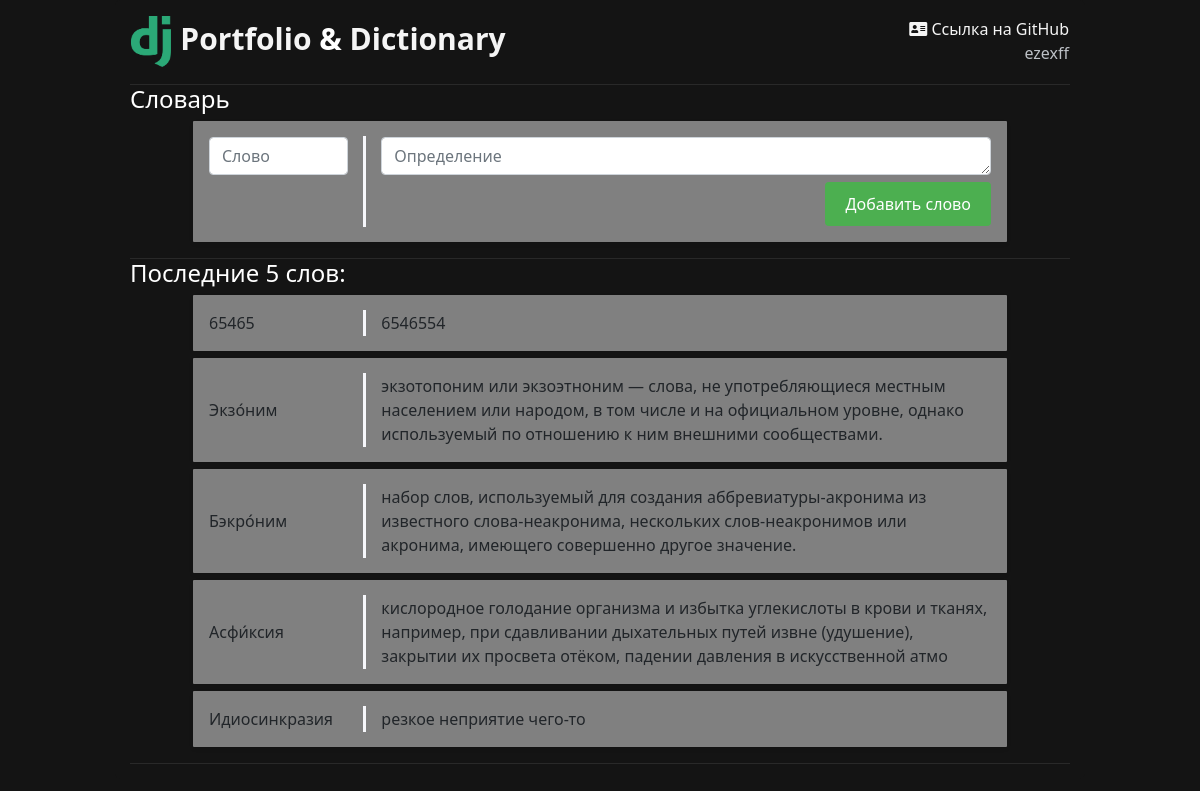
Page /dictionary/ on the committed database.
### myfirst/apps/dictionary/models.py (models this page shows, shortened)
class Card(models.Model):
    word = models.CharField('слово', max_length = 50)
    definition = models.CharField('определение', max_length = 200)
    pub_date = models.DateTimeField('дата публикации', default=now, editable=False)
    class Meta:
        verbose_name = 'Слово'
        verbose_name_plural = 'Слова'

### myfirst/apps/dictionary/views.py (the view, shortened to what this page needs)
# urls.py: path('', views.cards, name = 'cards'),
def cards(request):
    error = ''
    form = CardForm()
    latest_cards_list = Card.objects.order_by('-pub_date')[:5]
    data = {
        'form': form,
        'error': error,
        'latest_cards_list': latest_cards_list
    }
    return render(request, 'dictionary/cards.html', data)

### myfirst/apps/dictionary/forms.py
class CardForm(ModelForm):
    class Meta:
        model = Card
        fields = ['word', 'definition']
        widgets = {
            "word": TextInput(attrs={
                'class': 'form-control',
                'placeholder': 'Слово'
            }),
            "definition": Textarea(attrs={
                'class': 'form-control',
                'placeholder': 'Определение',
                'rows': 1,
            }),
        }

### myfirst/templates/dictionary/cards.html (shortened to what this page needs)
{% extends 'base.html' %} {% block title %}{{dictionary.dictionary_title}}{% endblock %} {% block content %}
<hr>
<h1>Словарь</h1>
<div class="card_container">
    <form method="POST">
        <table>
            <tr>
                <td class="col1">{{ form.word }}</td>
                <td class="col2">{{ form.definition }}</td>
            </tr>
            <tr>
                <td class="col1"></td>
                <td class="col3">
                    <button class="btn btn-add" type="submit">Добавить слово</button>
                </td>
            </tr>
        </table>
    </form>
</div>
<hr>
<h1>Последние 5 слов:</h1>
{% if latest_cards_list %} {% for c in latest_cards_list %}
<div class="card_container">
    <table>
        <tr>
            <td class="col1">{{c.word}}</td>
            <td class="col2">{{c.definition}}</td>
        </tr>
    </table>
</div>
{% endfor %} {% else %} Слова в словаре не найдены! Добавьте слово {% endif %}
<hr>
{% endblock %}

### myfirst/templates/base.html (shortened to what this page needs)
{% load static %}
<!DOCTYPE html>
<html lang="ru">
<head>
    <link rel="stylesheet" href="https://cdn.jsdelivr.net/npm/bootstrap@5.1.3/dist/css/bootstrap.min.css">
    <link rel="stylesheet" href="{% static 'dictionary/css/main.css' %}">
    <link rel="stylesheet" href="https://use.fontawesome.com/releases/v5.8.2/css/all.css">
<body>
    <div class="main_container">
        <aside>
            <table>
                <tr>
                    <td class="hcol1"><img src="{% static 'dictionary/img/django-logo.png' %}" alt="Лого">
                        <span class="logo">
                            <a href="/">Portfolio</a>
                            &
                            <a href="/dictionary">Dictionary</a>
                        </span>
                    </td>
                    <td align="right">
                        <a href="https://github.com/ezexff" target="_blank"><i class="fas fa-address-card"></i> Ссылка
                            на GitHub</a>
                        <br>
                        <p>ezexff</p>
                    </td>
                </tr>
            </table>
        </aside>
        <main>
            {% block content %}{% endblock %}
        </main>
    </div>
</body>
</html>

### myfirst/apps/dictionary/static/dictionary/css/main.css (style rules this page uses)
body { background: #141414; }
.hcol1 { width: 50%; }
a { text-decoration: none; color: whitesmoke; }
img { max-width: 100%; }
aside img { width: 40px; float: left; }
aside .logo { margin-left: 2%; font-size: 30px; font-weight: bold; float: inline-start; color: white; }
.main_container { max-width: 1200px; margin: 0px auto; padding: 15px 15px; background: #141414; border-radius: 5px; font-size: 16px; }
@media (max-width:1200px) { .main_container { max-width: 970px; } }
.card_container { margin-left: auto; margin-right: auto; margin-top: 7px; margin-bottom: 7px; max-width: 814px; background-color: gray; padding: 15px; border-radius: 1px; box-shadow: 0 0.125rem 0.25rem rgb(0 0 0 / 8%); }
table { width: 100%; }
.col1 { width: 20%; border-right: 3px solid #f6f7fb; padding-right: 15px; }
.col2 { padding-left: 15px; }
.col3 { float: right; }
.btn-add { background-color: #4CAF50; border: none; color: white; margin-top: 5px; padding: 10px 20px; text-align: center; text-decoration: none; display: inline-block; font-size: 16px; }
h1 { font-size: 24px; margin-bottom: 0; color: white; }
p { margin-bottom: 0; color: #bdc1c6; text-indent: 20px; }
hr { border: none; color: rgb(105, 105, 105); background-color: rgb(105, 105, 105); height: 2px; margin-bottom: 0; }

### rows in the picture
Card: word "65465", definition "6546554"
Card: word "Экзо́ним", definition "экзотопоним или экзоэтноним — слова, не употребляющиеся местным населением или народом, в том числе и на официальном уровне, однако используемый по отношению к ним внешними сообществами."
Card: word "Бэкро́ним", definition "набор слов, используемый для создания аббревиатуры-акронима из известного слова-неакронима, нескольких слов-неакронимов или акронима, имеющего совершенно другое значение."
Card: word "Асфи́ксия", definition "кислородное голодание организма и избытка углекислоты в крови и тканях, например, при сдавливании дыхательных путей извне (удушение), закрытии их просвета отёком, падении давления в искусственной атмо"
Card: word "Идиосинкразия", definition "резкое неприятие чего-то"
